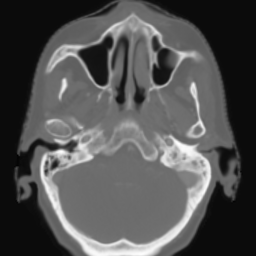
#> input picture exercises_2/ct_slice_int8.png, 256 x 256 px, found by its file name; the run also reads 1 picture not shown here
$ python example_solution_1.py
#> lines starting #> are read from the running program, lines starting #| are printed output that depends on the picture
### exercises_2/python/example_solutions/utils.py
import numpy as np
import matplotlib.pyplot as plt
plt.style.use('default')
import math

# [57 lines left out: functions calcEntropies, calcNCC, not called in this run]


def calcSSD(A,B):
  """
  function to calculate the sum of squared differences between
  two images

  INPUTS:    A: an image stored as a 2D matrix
             B: an image stored as a 2D matrix. B must be the
                same size as A

  OUTPUTS:   SSD: the value of the squared differences

  NOTE: if either of the images contain NaN values, these
        pixels should be ignored when calculating the SSD.
  """
  # use nansum function to find sum of squared differences ignoring NaNs
  return np.nansum((A-B)*(A-B))


def dispImage(img, int_lims = [], ax = None):
  """
  function to display a grey-scale image that is stored in 'standard
  orientation' with y-axis on the 2nd dimension and 0 at the bottom

  INPUTS:   img: image to be displayed
            int_lims: the intensity limits to use when displaying the
               image, int_lims(1) = min intensity to display, int_lims(2)
               = max intensity to display [default min and max intensity
               of image]
            ax: if displaying an image on a subplot grid or on top of a
              second image, optionally supply the axis on which to display
              the image.
  """

  #check if intensity limits have been provided, and if not set to min and
  #max of image
  if not int_lims:
    int_lims = [np.nanmin(img), np.nanmax(img)]
    #check if min and max are same (i.e. all values in img are equal)
    if int_lims[0] == int_lims[1]:
      #add one to int_lims(2) and subtract one from int_lims(1), so that
      #int_lims(2) is larger than int_lims(1) as required by imagesc
      #function
      int_lims[0] -= 1
      int_lims[1] += 1
  # take transpose of image to switch x and y dimensions and display with
  # first pixel having coordinates 0,0
  img = img.T
  if not ax:
    plt.imshow(img, cmap = 'gray', vmin = int_lims[0], vmax = int_lims[1], \
      origin='lower')
  else:
    ax.imshow(img, cmap = 'gray', vmin = int_lims[0], vmax = int_lims[1], \
      origin='lower')
  #set axis to be scaled equally (assumes isotropic pixel dimensions), tight
  #around the image
  plt.axis('image')
  plt.tight_layout()
  return ax

def defFieldFromAffineMatrix(aff_mat,num_pix_x, num_pix_y):
  """
  function to create a 2D deformation field from an affine matrix

  INPUTS:   aff_mat: a 3 x 3 numpy matrix representing the 2D affine
                  transformation in homogeneous coordinates
           num_pix_x: number of pixels in the deformation field along the x
                  dimension
           num_pix_y: number of pixels in the deformation field along the y
                 dimension

  OUTPUTS:  def_field: the 2D deformation field
  """
  # form 2S matrices containing all the pixel coordinates
  # note the rows/columns are switched for this meshgrid
  # function
  [Y,X] = np.meshgrid(range(num_pix_x), range(num_pix_y))
  # reshape and combine coordinate matrices into a 2 x N matrix, where N is
  # the total number of pixels (num_pix_x x num_pix_y)
  total_pix = num_pix_x * num_pix_y
  pix_coords = np.array([np.reshape(X,-1),np.reshape(Y,-1),np.ones(total_pix)])
  # apply transformation to pixel coordinates
  trans_coords = aff_mat * pix_coords
  #reshape into deformation field by first creating an empty deformation field
  def_field = np.zeros((num_pix_x, num_pix_y, 2))
  def_field[:,:,0] = np.reshape(trans_coords[0,:],(num_pix_x, num_pix_y))
  def_field[:,:,1] = np.reshape(trans_coords[1,:],(num_pix_x, num_pix_y))
  return def_field

def resampImageWithDefField(source_img, def_field, interp_method = 'linear'):
  """
  function to resample a 2D image with a 2D deformation field

  INPUTS:    source_img: the source image to be resampled, as a 2D matrix
             def_field: the deformation field, as a 3D matrix
             inter_method: any of the interpolation methods accepted by
                 interpn function [default = 'linear'] -
                 'linear', 'nearest' and 'splinef2d'
  OUTPUTS:   resamp_img: the resampled image

  NOTES: the deformation field should be a 3D numpy array, where the size of the
  first two dimensions is the size of the resampled image, and the size of
  the 3rd dimension is 2. def_field[:,:,0] contains the x coordinates of the
  transformed pixels, def_field[:,:,1] contains the y coordinates of the
  transformed pixels.
  the origin of the source image is assumed to be the bottom left pixel
  """
  x_coords = np.arange(source_img.shape[0], dtype = 'float')
  y_coords = np.arange(source_img.shape[1], dtype = 'float')
  from scipy.interpolate import interpn
  # resample image using interpn function
  return interpn((x_coords,y_coords),source_img, def_field, bounds_error=False,\
    fill_value=np.NAN, method = interp_method)

# [34 lines left out: function resampImageWithDefFieldPushInterp, not called in this run]

def affineMatrixForRotationAboutPoint(theta, p_coords):
  """
  function to calculate the affine matrix corresponding to an anticlockwise
  rotation about a point

  INPUTS:    theta: the angle of the rotation, specified in degrees
             p_coords: the 2D coordinates of the point that is the centre of
                 rotation. p_coords[0] is the x coordinate, p_coords[1] is
                 the y coordinate

  OUTPUTS:   aff_mat: a 3 x 3 affine matrix
  """
  # convert theta to radians
  theta = math.pi * float(theta) / 180
  # form matrices for translations and rotation
  T1 = np.matrix([[1, 0, -p_coords[0]], [0, 1, -p_coords[1]], [0, 0, 1]])
  T2 = np.matrix([[1, 0, p_coords[0]], [0, 1, p_coords[1]], [0, 0, 1]])
  R = np.matrix([[math.cos(theta), -math.sin(theta), 0], \
      [math.sin(theta), math.cos(theta), 0], \
      [0, 0, 1]])

  # compose matrices
  return T2 * R * T1

# [57 lines left out: functions dispDefField, calcMSD, not called in this run]

### exercises_2/python/example_solutions/example_solution_1.py
# import required functions and packages
import skimage.io
import numpy as np
import utils
import matplotlib.pyplot as plt

# load images
ct_slice_int8 = skimage.io.imread('ct_slice_int8.png')
#> ct_slice_int8 is the input picture: shape (256, 256); min 0, max 255, mean 81.8
ct_slice_int16 = skimage.io.imread('ct_slice_int16.png')
mr_slice_int16 = skimage.io.imread('mr_slice_int16.png')
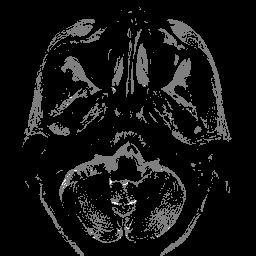
#> input picture exercises_2/mr_slice_int16.png, 256 x 256 px, found by its file name
#> mr_slice_int16 is the input picture: shape (256, 256) uint16; min 0, max 754, mean 110.6

# convert img to double and reorientate
ct_slice_int8 = np.double(ct_slice_int8)
ct_slice_int16 = np.double(ct_slice_int16)
mr_slice_int16 = np.double(mr_slice_int16)

ct_slice_int8 = (np.flipud(ct_slice_int8)).T
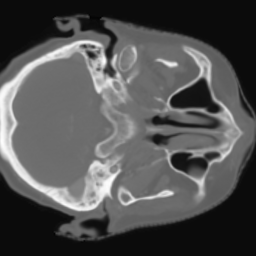
#> ct_slice_int8: shape (256, 256) float64; min 0, max 255, mean 81.8
ct_slice_int16 = (np.flipud(ct_slice_int16)).T
mr_slice_int16 = (np.flipud(mr_slice_int16)).T
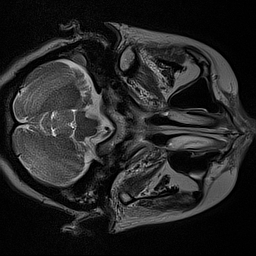
#> mr_slice_int16: shape (256, 256) float64; min 0, max 754, mean 110.6; drawn with min black and max white

# display images
plt.figure(1)
utils.dispImage(ct_slice_int8)
#> in dispImage, `int_lims = [np.nanmin(img), np.nanmax(img)]`: int_lims = [0, 255]
#> in dispImage, `img = img.T`:
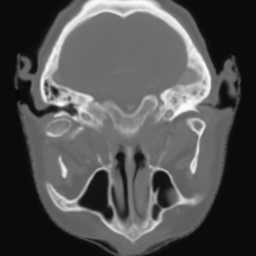
#> img: shape (256, 256) float64; min 0, max 255, mean 81.8
plt.figure(2)
utils.dispImage(ct_slice_int16)
plt.figure(3)
utils.dispImage(mr_slice_int16)
#> in dispImage (call 3), `int_lims = [np.nanmin(img), np.nanmax(img)]`: int_lims = [0, 754]
#> in dispImage (call 3), `img = img.T`:
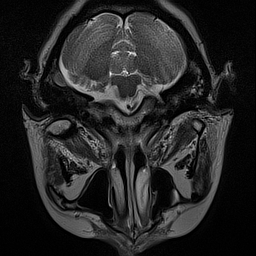
#> img: shape (256, 256) float64; min 0, max 754, mean 110.6; drawn with min black and max white
plt.pause(1) # found need pause of at least 1 s for figs to draw

# wait for user to push enter then close figs
input("Press Enter to continue...")
plt.close('all')

# rotate each of the images from -90:90 degrees about the point 10,10
# calculate the SSD between:
# original 16 bit CT and rotated 16 bit CT
# original 16 bit CT and rotated 8 bit CT
# original 16 bit CT and rotated MR
# original 8 bit CT and rotated 8 bit CT
theta = np.arange(-90, 91, 1)
SSDs = np.empty((181, 4))
SSDs[:] = np.nan
plt.figure(4)
for n in range(theta.size):

    # create affine matrix and corresponding deformation field
    A = utils.affineMatrixForRotationAboutPoint(theta[n], [10, 10])
    def_field = utils.defFieldFromAffineMatrix(A, ct_slice_int16.shape[0], ct_slice_int16.shape[1])

    # transform images
    trans_ct_16 = utils.resampImageWithDefField(ct_slice_int16, def_field)
    trans_ct_8 = utils.resampImageWithDefField(ct_slice_int8, def_field)
    trans_mr_16 = utils.resampImageWithDefField(mr_slice_int16, def_field)

    # calculate SSD values
    SSDs[n, 0] = utils.calcSSD(ct_slice_int16, trans_ct_16)
    SSDs[n, 1] = utils.calcSSD(ct_slice_int16, trans_ct_8)
    SSDs[n, 2] = utils.calcSSD(ct_slice_int16, trans_mr_16)
    SSDs[n, 3] = utils.calcSSD(ct_slice_int8, trans_ct_8)

    # display results
    # note - clearing figure and creating new axes seems to run much faster
    # than updating axes
    plt.clf()
    plt.subplot(131)
    utils.dispImage(trans_ct_16 - ct_slice_int16)
    plt.subplot(232)
    plt.plot(theta, SSDs[:, 0])
    plt.xlim(theta[0], theta[-1])
    plt.subplot(233)
    plt.plot(theta, SSDs[:, 1])
    plt.xlim(theta[0], theta[-1])
    plt.subplot(235)
    plt.plot(theta, SSDs[:, 2])
    plt.xlim(theta[0], theta[-1])
    plt.subplot(236)
    plt.plot(theta, SSDs[:, 3])
    plt.xlim(theta[0], theta[-1])

    plt.pause(0.05)
#> this loop made 181 passes
#> pass 1, `trans_mr_16 = utils.resampImageWithDefField(mr_slice_int16, def_field)`:
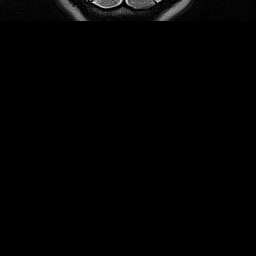
#> trans_mr_16: shape (256, 256) float64; 91.8% of the values are NaN or infinite; the others: min 0, max 616, mean 65.25; drawn with min black, max white, NaN and infinite black
#> after the loop, SSDs = 181 rows, first 6: [7.73e+09, 121439958, 150198164, 65473598], [7.96e+09, 139557995.2, 177711675.3, 67437538.7], [8.27e+09, 184893502.4, 246873509.6, 69993363.2], [8.51e+09, 247513328.8, 337957303.2, 72050665], [8.67e+09, 333489335, 454598949.5, 73419853.9], [8.79e+09, 475889001.7, 621308709.7, 74416733.9]
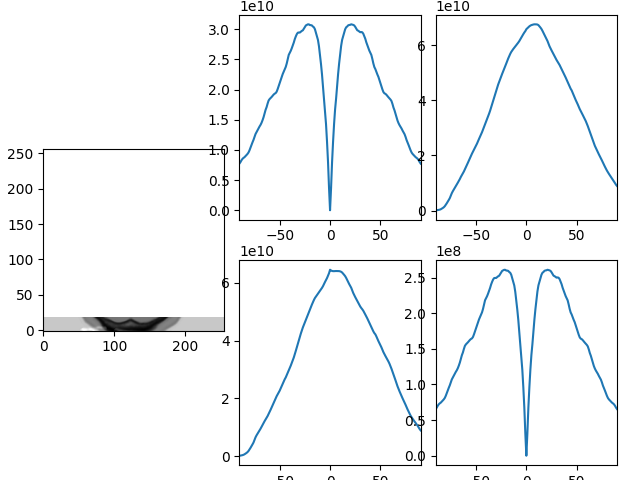
#> figure drawn by matplotlib, 5 panels; panel 2: curve peaks at x = 21, y = 3.08e+10; panel 3: curve peaks at x = 9, y = 6.76e+10; panel 4: curve peaks at x = 0, y = 6.46e+10; panel 5: curve peaks at x = 21, y = 260993738.4
